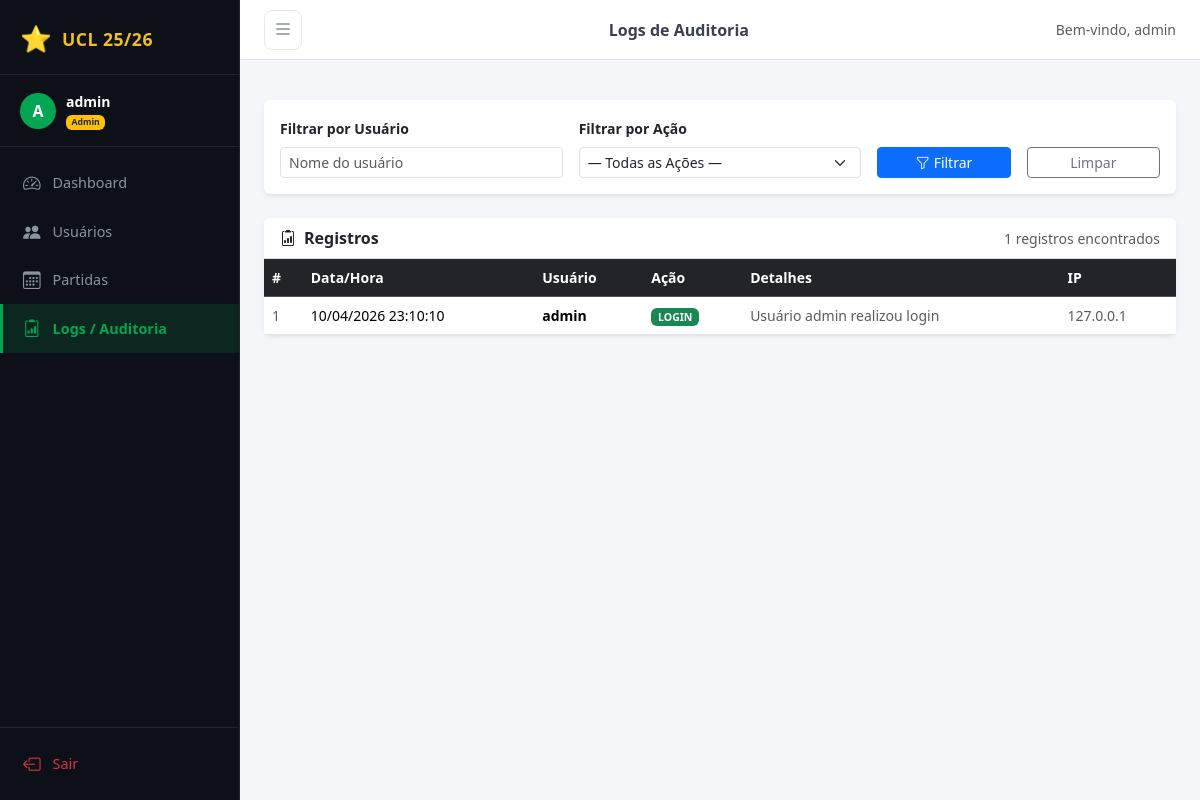
Before: /admin/logs (signed in) with the older database file.
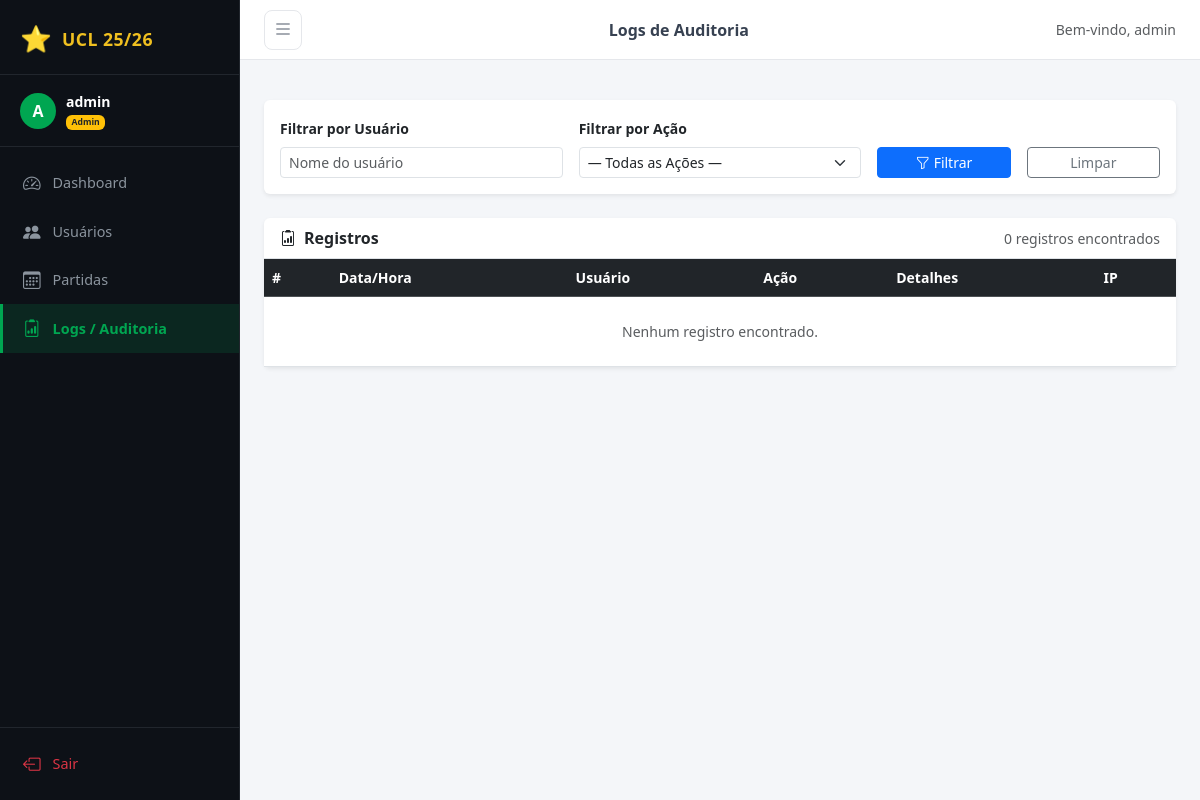
After: the same page with the newer database file.
### app/models.py (models this page shows, shortened)
class AuditLog(db.Model):
    __tablename__ = 'audit_logs'
    id = db.Column(db.Integer, primary_key=True)
    user_id = db.Column(db.Integer, db.ForeignKey('users.id'), nullable=True)
    action = db.Column(db.String(100), nullable=False)
    details = db.Column(db.Text)
    ip_address = db.Column(db.String(50))
    created_at = db.Column(db.DateTime, default=datetime.utcnow)

class User(UserMixin, db.Model):
    __tablename__ = 'users'
    id = db.Column(db.Integer, primary_key=True)
    username = db.Column(db.String(80), unique=True, nullable=False)
    email = db.Column(db.String(120), unique=True, nullable=False)
    password_hash = db.Column(db.String(256), nullable=False)
    role = db.Column(db.String(20), default='user')  # 'admin' ou 'user'
    is_blocked = db.Column(db.Boolean, default=False)
    created_at = db.Column(db.DateTime, default=datetime.utcnow)
    predictions = db.relationship('Prediction', backref='user', lazy=True)
    audit_logs = db.relationship('AuditLog', backref='user', lazy=True)

### app/routes/admin.py (the view)
@admin_bp.route('/logs')
@admin_required
def logs():
    page = request.args.get('page', 1, type=int)
    user_filter = request.args.get('user', '').strip()
    action_filter = request.args.get('action', '').strip()
    query = AuditLog.query.order_by(AuditLog.created_at.desc())
    if user_filter:
        u = User.query.filter_by(username=user_filter).first()
        if u:
            query = query.filter_by(user_id=u.id)
        else:
            query = query.filter(False)
    if action_filter:
        query = query.filter_by(action=action_filter)
    pagination = query.paginate(page=page, per_page=50, error_out=False)
    all_actions = [r[0] for r in db.session.query(AuditLog.action).distinct().all()]
    return render_template('admin/logs.html',
                           logs=pagination,
                           user_filter=user_filter,
                           action_filter=action_filter,
                           all_actions=sorted(all_actions))

### app/__init__.py (called while the page is built)
def create_app(config_class=Config):
    app = Flask(__name__)
    app.config.from_object(config_class)
    db.init_app(app)
    login_manager.init_app(app)
    login_manager.login_view = 'auth.login'
    login_manager.login_message = 'Por favor, faça login para acessar esta página.'
    login_manager.login_message_category = 'warning'
    @login_manager.user_loader
    def load_user(user_id):
        return db.session.get(User, int(user_id))
    from .routes.auth import auth_bp
    from .routes.admin import admin_bp
    from .routes.user import user_bp
    app.register_blueprint(auth_bp)
    app.register_blueprint(admin_bp, url_prefix='/admin')
    app.register_blueprint(user_bp)
    from .utils import format_dt, format_dt_full
    app.jinja_env.filters['fdt'] = format_dt
    app.jinja_env.filters['fdt_full'] = format_dt_full
    return app

### app/routes/admin.py (called while the page is built)
def admin_required(f):
    @wraps(f)
    @login_required
    def decorated(*args, **kwargs):
        if current_user.role != 'admin':
            flash('Acesso negado. Área exclusiva de administradores.', 'danger')
            return redirect(url_for('user.dashboard'))
        return f(*args, **kwargs)
    return decorated

### app/templates/admin/logs.html (shortened to what this page needs)
{% extends 'base.html' %}
{% block page_title %}Logs de Auditoria{% endblock %}
{% block content %}
<div class="card border-0 shadow-sm mb-4">
  <div class="card-body">
    <form method="GET" class="row g-3 align-items-end">
      <div class="col-md-4">
        <label class="form-label small fw-semibold">Filtrar por Usuário</label>
        <input type="text" name="user" class="form-control form-control-sm"
               placeholder="Nome do usuário" value="{{ user_filter }}" />
      </div>
      <div class="col-md-4">
        <label class="form-label small fw-semibold">Filtrar por Ação</label>
        <select name="action" class="form-select form-select-sm">
          <option value="">— Todas as Ações —</option>
        </select>
      </div>
      <div class="col-md-2">
        <button type="submit" class="btn btn-primary btn-sm w-100">
          <i class="bi bi-funnel me-1"></i>Filtrar
        </button>
      </div>
      <div class="col-md-2">
        <a href="{{ url_for('admin.logs') }}" class="btn btn-outline-secondary btn-sm w-100">Limpar</a>
      </div>
    </form>
  </div>
</div>
<div class="card border-0 shadow-sm">
  <div class="card-header bg-transparent border-bottom d-flex justify-content-between align-items-center">
    <strong><i class="bi bi-clipboard2-data me-2"></i>Registros</strong>
    <small class="text-muted">{{ logs.total }} registros encontrados</small>
  </div>
  <div class="card-body p-0">
    <div class="table-responsive">
      <table class="table table-hover align-middle mb-0 small">
        <thead class="table-dark">
          <tr>
            <th>#</th>
            <th>Data/Hora</th>
            <th>Usuário</th>
            <th>Ação</th>
            <th>Detalhes</th>
            <th>IP</th>
          </tr>
        </thead>
        <tbody>
          {% for log in logs.items %}
          <tr>
            <td class="text-muted">{{ log.id }}</td>
            <td class="text-nowrap">{{ log.created_at | fdt_full }}</td>
            <td>
              {% if log.user %}
                <span class="fw-semibold">{{ log.user.username }}</span>
              {% else %}
                <span class="text-muted">—</span>
              {% endif %}
            </td>
            <td>
              <span class="badge
                {% if 'DELETE' in log.action %}bg-danger
                {% elif 'BLOCK' in log.action %}bg-warning text-dark
                {% elif 'LOGIN' in log.action %}bg-success
                {% elif 'RESULT' in log.action %}bg-info text-dark
                {% else %}bg-secondary{% endif %}">
                {{ log.action }}
              </span>
            </td>
            <td class="text-muted">{{ log.details or '—' }}</td>
            <td class="text-muted text-nowrap">{{ log.ip_address or '—' }}</td>
          </tr>
          {% else %}
          <tr>
            <td colspan="6" class="text-center text-muted py-4">Nenhum registro encontrado.</td>
          </tr>
          {% endfor %}
        </tbody>
      </table>
    </div>
  </div>
</div>
{% endblock %}

Changed rows visible on the page:
removed AuditLog: id "1", created_at|fdt_full "10/04/2026 23:10:10", user.username "admin", action "LOGIN", details "Usuário admin realizou login", ip_address "127.0.0.1"
Other visible differences:
{{ logs.total }}: "1" → "0"
text now shown: "Nenhum registro encontrado."
